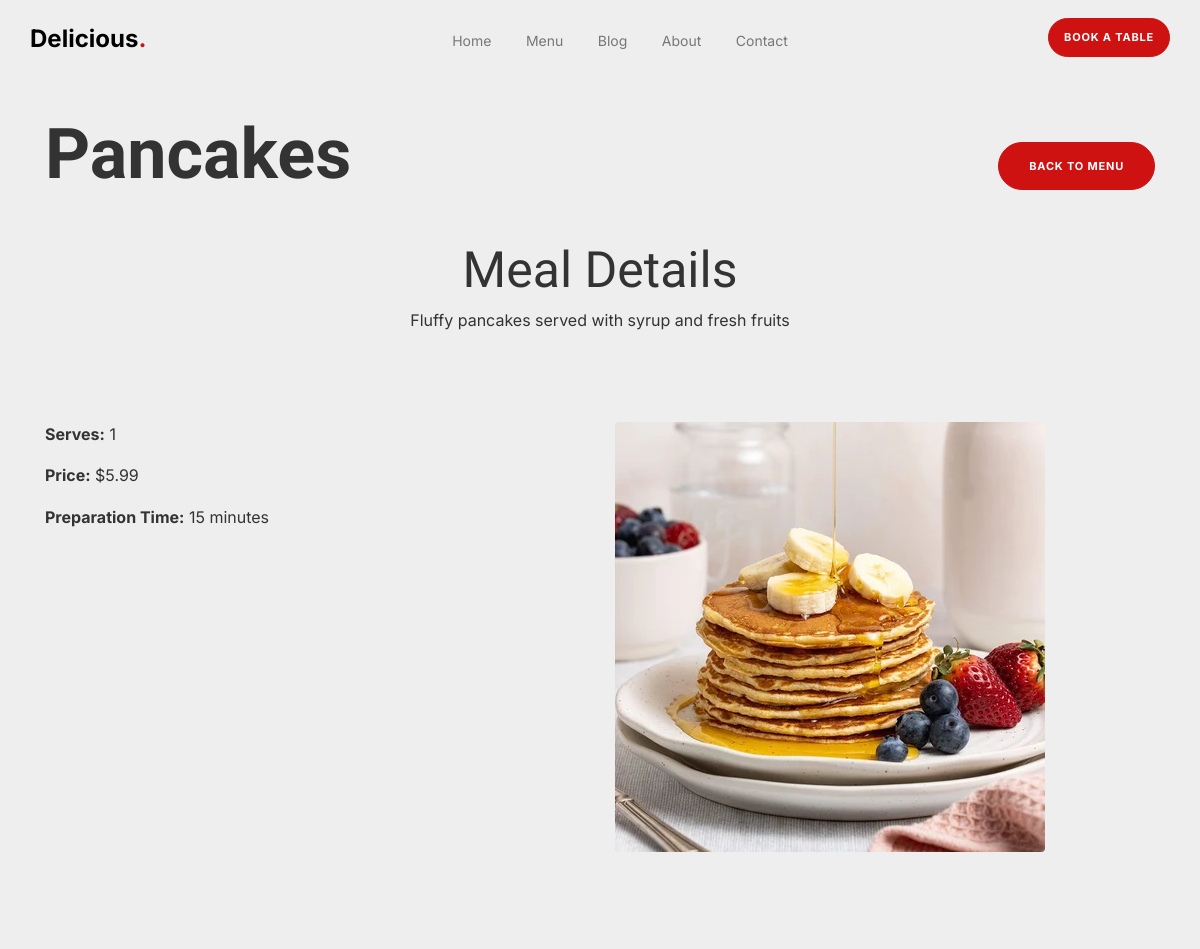
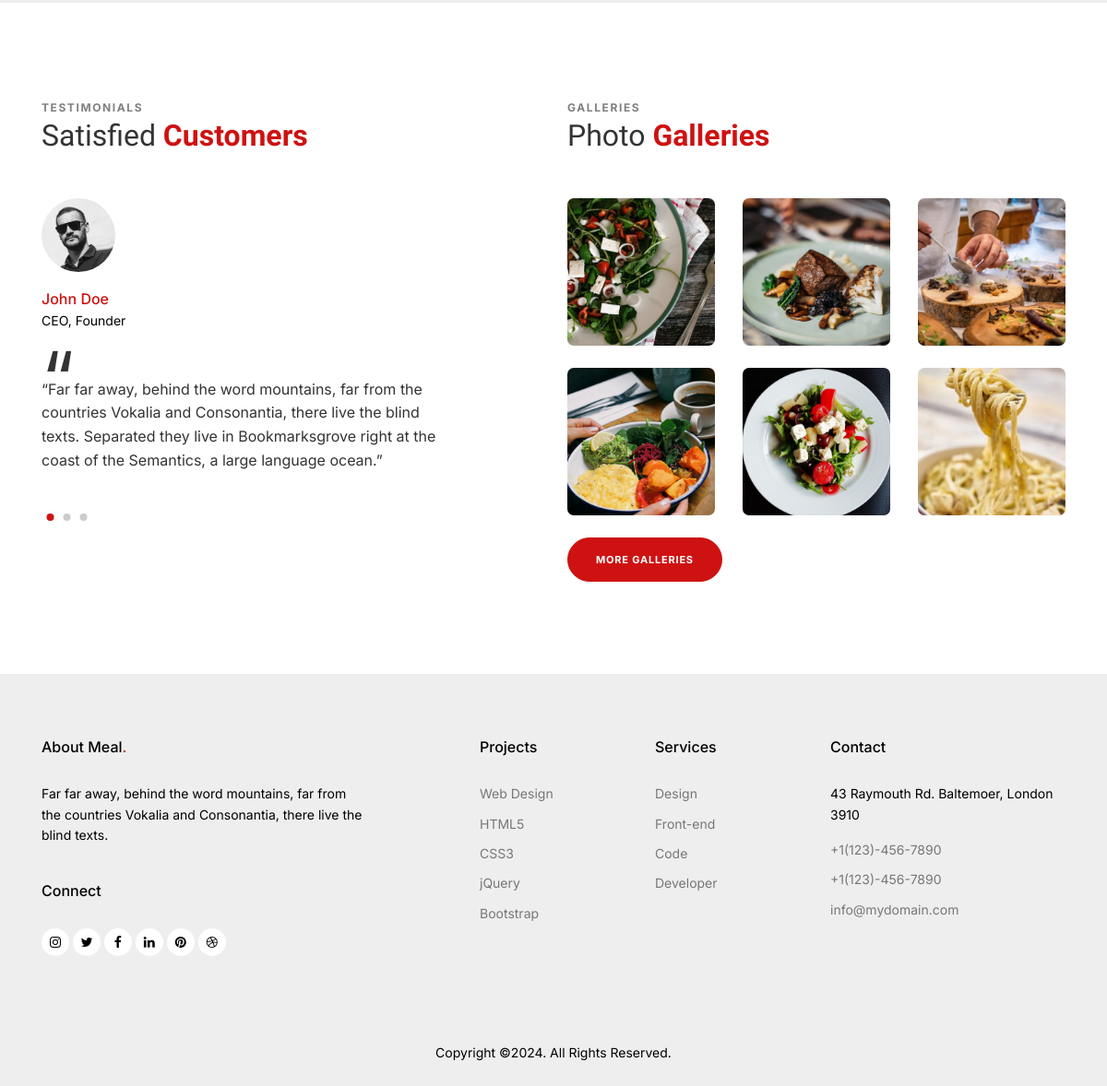
Screenshot of /meals/pancakes with the database file from the repository (2 pictures, top to bottom).
### meals/models.py (models this page shows, shortened)
class Meals(models.Model):
    name = models.CharField(max_length=50)
    description = models.TextField(max_length=500)
    category = models.ForeignKey('Category', on_delete = models.SET_NULL, null = True)
    people = models.IntegerField()
    price = models.DecimalField(max_digits=5, decimal_places=2)
    preparation_time = models.IntegerField()
    image = models.ImageField(upload_to='meals/')
    slug = models.SlugField(blank=True, null=True)
    class Meta:
        verbose_name = 'meal'
        verbose_name_plural = 'meals'

### meals/views.py (the view)
# urls.py: path('<slug:slug>', views.meal_detail, name = 'meal_detail'),
def meal_detail(request,slug):
    meal_detail = Meals.objects.get(slug=slug)
    context = {'meal_detail':meal_detail,}
    return render(request, 'Meals/detail.html', context)

### meals/templates/Meals/detail.html (shortened to what this page needs)
{% extends "base.html" %}
{% load static%}
{% block untree_co-hero %}
  <div class="untree_co-hero" style="padding-bottom: 20px">
    <div class="container">
        <div class="row align-items-center justify-content-between">
          <div class="col-lg-6 col-md-6 col-12">
            <h1 class="mb-4 heading" data-aos="fade-up" data-aos-delay="100">{{ meal_detail.name }}</h1>
          </div>
          <div class="col-lg-6 col-md-6 col-12 text-lg-right text-center">
            <p class="mb-0" data-aos="fade-up" data-aos-delay="300">
                <button onclick="history.back()" class="btn btn-primary">Back to Menu</button>
            </p>
          </div>
        </div>
      </div>
  </div>
  {% endblock untree_co-hero %}
{% block untree_co-section %}
<div class="untree_co-section" style="padding-top: 0;">
  <div class="container">
    <div class="row mb-4 justify-content-center">
      <div class="col-md-7 text-center mb-5" data-aos="fade-up" data-aos-delay="0">
        <h2 class="heading">Meal Details</h2>
        <p>{{ meal_detail.description }}</p>
      </div>
    </div>
    <div class="row">
      <div class="col-md-6" data-aos="fade-up" data-aos-delay="100">
        <p><strong>Serves:</strong> {{ meal_detail.people }}</p>
        <p><strong>Price:</strong> ${{ meal_detail.price }}</p>
        <p><strong>Preparation Time:</strong> {{ meal_detail.preparation_time }} minutes</p>
      </div>
      <div class="col-md-6" data-aos="fade-up" data-aos-delay="200">
        <img src="{{ meal_detail.image.url }}" alt="{{ meal_detail.name }}" class="img-fluid rounded">
      </div>
    </div>
  </div>
</div>
{% endblock untree_co-section %}

### static/site_static/css/style.css (style rules this page uses)
body { font-family: "Inter", sans-serif; line-height: 1.6; background-color: #EEEEEE; overflow-x: hidden; font-size: 16px; color: #333; }
body:before { content: ""; position: fixed; top: 0; left: 0; z-index: 99; right: 0; bottom: 0; background: rgba(0, 0, 0, 0.2); opacity: 0; visibility: hidden; -webkit-transition: .3s all ease; -o-transition: .3s all ease; transition: .3s all ease; }
h1, .h1, h2, .h2, h3, .h3, h4, .h4 { font-family: "Amatic SC", cursive; color: #black; }
.btn { padding-top: 15px; padding-bottom: 15px; padding-left: 30px; padding-right: 30px; border-radius: 30px; font-size: 11px; text-transform: uppercase; font-weight: 700; letter-spacing: .05rem; }
.btn.btn-primary { background: #CE1212; border-color: #CE1212; }
.untree_co-hero { padding: 7rem 0; }
.untree_co-hero .heading { font-size: 70px; font-weight: 700; }
.untree_co-section { padding: 100px 0; position: relative; }
.heading { font-size: 50px; }

### rows the page displays
Meals: name "Pancakes", description "Fluffy pancakes served with syrup and fresh fruits", people "1", price "5.99", preparation_time "15", image (picture)
